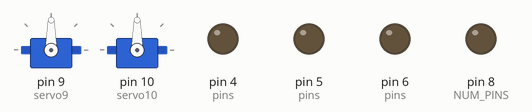
The sketch below on a simulated Arduino Uno, built with avr-gcc and run on an emulated ATmega328P. Parts: 2 × servo, output pins drawn as LEDs (lit = HIGH).

Above: at 0.1 s.
At 3.1 s:
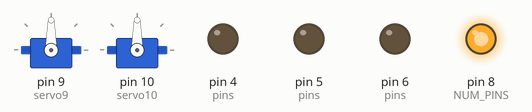
At 7.1 s:
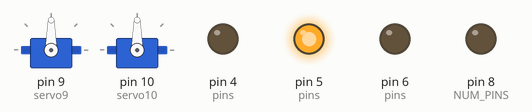
At 19.1 s:
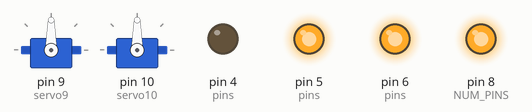
At 27.1 s:
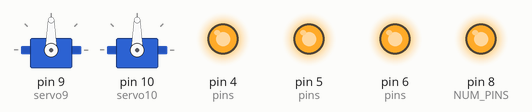
At 35.1 s:
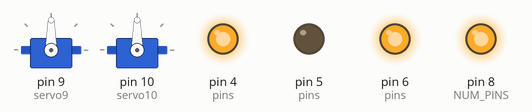
Timing chart, 0 to 40.0 s (numbered marks = the images above):
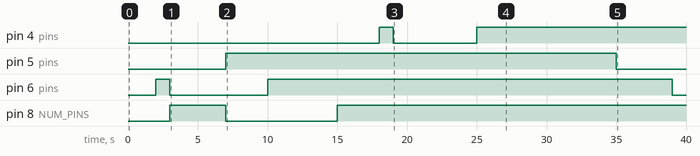

Measured:
- by itself, pin 4 (pins): LOW → HIGH at 18.0 s, → LOW 1.0 s later, → HIGH 6.0 s later
- by itself, pin 5 (pins): LOW → HIGH at 7.0 s, → LOW 28.0 s later
- by itself, pin 6 (pins): LOW → HIGH at 2.0 s, → LOW 1.0 s later, → HIGH 7.0 s later, → LOW 29.0 s later
- by itself, pin 8 (NUM_PINS): LOW → HIGH at 3.0 s, → LOW 4.0 s later, → HIGH 8.0 s later

The sketch:

working_base_code.ino
```cpp
#include <Servo.h> //servo library
#include <Wire.h> //library for dc motor
#include <Adafruit_MotorShield.h> //library for dc motor


const int BROWN = 5;
const int RED = 6;
const int GREEN = 7;
const int BLUE = 8;

const int ORANGE = 4;
const int PURPLE = 3;
const int WHITE = 2;
const int YELLOW = 1;


const int CATHODE = 0;
const int R = 1;
const int G = 3;
const int B = 2;

const int NUM_TENTACLES = 8;
const int NUM_PINS = 8;

//9, 10,
// create servo objects to control a servo
Servo servo9;   //will go through pin 9, attached to Servo 1
Servo servo10;  //will go through pin 10, attached to Servo 2

// variable to store the servo positions
//int servo9Pos = 0;   //pos of servo9 - servo1
//int servo10Pos = 0;  //pos of servo10 - servo2
int pos = 0;
int degreeOfMovement = 90;

//create motor shield object and dc motor object
Adafruit_MotorShield AFMS = Adafruit_MotorShield();
Adafruit_DCMotor *DCMotor = AFMS.getMotor(1); // getMotor(port#). Port# is which port it is connected to. If you're using M1 its 1, M2 use 2, M3 use 3 and M4 use 4

// variable to store the dc speed
int DCSpeed = 30; //Set the speed of the motor using setSpeed(speed) where the speed ranges from 0 (stopped) to 255 (full speed). You can set the speed whenever you want.


int pins[NUM_PINS] = {
  1, 2, 3, 4, 5, 6, 7, 8
};


int leds[NUM_TENTACLES][NUM_PINS] = {
  {
    BROWN, GREEN, BLUE, RED
  }
  ,
  {
    RED, BLUE, BROWN, GREEN
  }
  ,
  {
    BLUE, BROWN, GREEN, RED
  }
  ,
  {
    GREEN, RED, BLUE, BROWN
  },

  {
    WHITE, YELLOW, PURPLE, ORANGE
  }
  ,
  {
    ORANGE, WHITE, YELLOW, PURPLE
  }
  ,
  {
    PURPLE, ORANGE, WHITE, YELLOW
  }
  ,
  {
    YELLOW, BROWN, ORANGE, WHITE
  }
};

void setup() {
  setupTentacles();
  setupMotors();
  Serial.begin(9600);
}


void setupTentacles() {
  for (int i = 0; i < NUM_PINS; i++) {
    pinMode(i, INPUT);

  }

  initializeCurrentLEDVariables();
}


void setupMotors() {
  servo9.attach(9);  // attaches the servo on pin 9 to the servo object
  servo10.attach(10); //attaches the servo on pin 10 to the servo object

  AFMS.begin(); //connectto contoller - call'begin()" on the Adafruit_MotorShield object
}


void loop() {

  handleTentacles();
//  handleMotors();


}


int curr_led = 0;
int curr_color = 0;
int*  curr_led_arr;
int ground;
int r, g, b;
const int COLOR_SWITCH_TIME = 1000;
long colorPrevMillis;

bool switchTimeHasElapsed(int currMillis, int prevMillis, int interval) {
  return abs(currMillis - prevMillis) >= interval;
}


void initializeCurrentLEDVariables() {
  curr_led_arr = leds[curr_led];
  ground = curr_led_arr[CATHODE];
  r = curr_led_arr[R];
  g = curr_led_arr[G];
  b = curr_led_arr[B];
  pinMode(ground, OUTPUT);
  digitalWrite(ground, LOW);
}


void handleTentacles() {

  long currentMillis = millis();

  if (switchTimeHasElapsed(currentMillis, colorPrevMillis, COLOR_SWITCH_TIME)) {
    switch (curr_color) {
      case 0:
        lightUp(r, g, b);
        break;
      case 1:
        lightUp(g, b, r);
        break;
      case 2:
        lightUp(b, g, r);
        closeCurrentLED();
        setNextLED();
        initializeCurrentLEDVariables();
        break;
    }

    colorPrevMillis = millis();
    curr_color = (curr_color < 3 ? curr_color + 1 : 0);
  }
}


void closeCurrentLED() {
  pinMode(ground, INPUT);

}

void setNextLED() {
  if (curr_led < NUM_TENTACLES) curr_led++;
  else curr_led = 0;
}


void lightUp(int hi, int disconnectA, int disconnectB) {
  pinMode(hi, OUTPUT);
  pinMode(disconnectA, INPUT);
  pinMode(disconnectB, INPUT);
  digitalWrite(hi, HIGH);
}


/* motor stuff*/

long motorPrevMillis;
int MOTOR_DELAY_TIME = 15;
int direction_;
const int FORWARD_ = 0;
const int BACKWARD_ = 1;


bool motorSwitchTimeHasElapsed(int currMillis) {
  return abs(currMillis - motorPrevMillis) >= MOTOR_DELAY_TIME;

}


void handleMotors()
{

  DCMotor->setSpeed(DCSpeed); // assign speed to dc motor, we can dynamically change this later on if we want
  DCMotor->run(FORWARD); //FORWARD, BACKWARD or RELEASE

  long currMillis = millis();

  if (motorSwitchTimeHasElapsed(currMillis)) {
    Serial.println(pos);
    if (direction_ == FORWARD_) {
      servo9.write(pos); // tell servo to go to position in variable 'pos'
      servo10.write(pos);
      pos++;
      if (pos == degreeOfMovement) direction_ = BACKWARD_;

    }
    else {
      servo9.write(pos); // tell servo to go to position in variable 'pos'
      servo10.write(pos);
      pos--;
      if (pos == 0) direction_ = FORWARD_;

    }
    motorPrevMillis = millis();
  }

}
```
